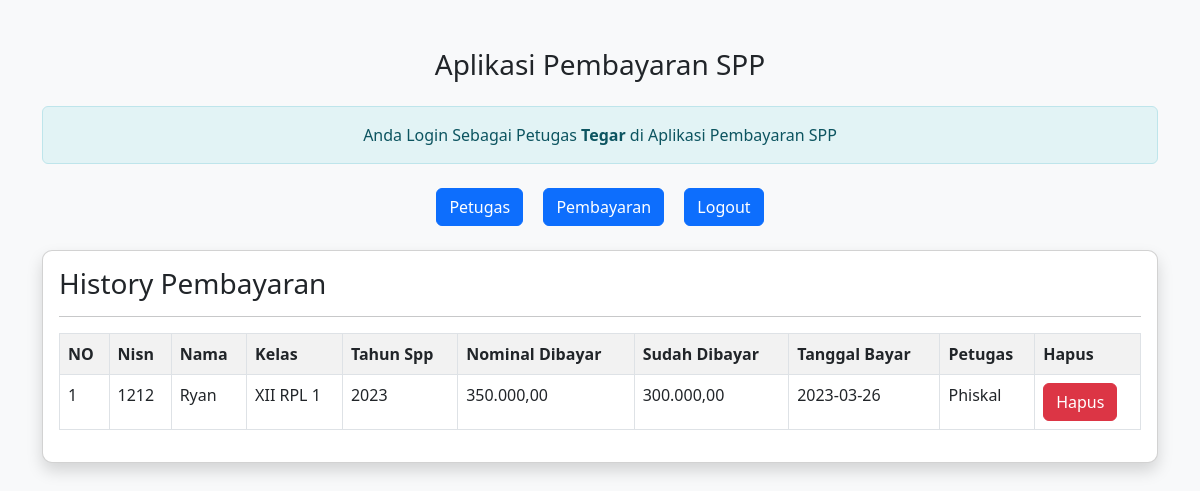
The page /spp-ilham/petugas/petugas.php?url=history-pembayaran&nisn=1212 (signed in) on the database its author committed.
### tables this page shows
CREATE TABLE `pembayaran` (
  `id_pembayaran` int(11) NOT NULL,
  `id_petugas` int(11) NOT NULL,
  `nisn` varchar(10) NOT NULL,
  `tgl_bayar` date NOT NULL,
  `bulan_dibayar` varchar(8) NOT NULL,
  `tahun_dibayar` varchar(4) NOT NULL,
  `id_spp` int(11) NOT NULL,
  `jumlah_bayar` int(11) NOT NULL
);

CREATE TABLE `siswa` (
  `nisn` char(10) NOT NULL,
  `nis` char(8) NOT NULL,
  `nama` varchar(35) NOT NULL,
  `id_kelas` int(11) NOT NULL,
  `alamat` text NOT NULL,
  `no_telp` varchar(13) NOT NULL,
  `id_spp` int(11) NOT NULL
);

CREATE TABLE `kelas` (
  `id_kelas` int(11) NOT NULL,
  `nama_kelas` varchar(10) NOT NULL,
  `kompetensi_keahlian` varchar(50) NOT NULL
);

CREATE TABLE `spp` (
  `id_spp` int(11) NOT NULL,
  `tahun` int(11) NOT NULL,
  `nominal` int(11) NOT NULL
);

CREATE TABLE `petugas` (
  `id_petugas` int(11) NOT NULL,
  `username` varchar(25) NOT NULL,
  `password` varchar(32) NOT NULL,
  `nama_petugas` varchar(35) NOT NULL,
  `level` enum('admin','petugas') NOT NULL
);

### spp-ilham/petugas/history-pembayaran.php (the view)
<?php
$nisn = $_GET['nisn'];
?>
<h3>History Pembayaran</h3>
<hr>
<table class="table table-striped table-bordered">
    <tr class="fw-bold">
        <td>NO</td>
        <td>Nisn</td>
        <td>Nama</td>
        <td>Kelas</td>
        <td>Tahun Spp</td>
        <td>Nominal Dibayar</td>
        <td>Sudah Dibayar</td>
        <td>Tanggal Bayar</td>
        <td>Petugas</td>
        <td>Hapus</td>
</tr>
<?php
include'../koneksi.php';
$no=1;
$sql="SELECT*FROM pembayaran,siswa,kelas,spp,petugas WHERE pembayaran.nisn=siswa.nisn AND siswa.id_kelas=kelas.id_kelas AND pembayaran.id_spp=spp.id_spp AND pembayaran.id_petugas=petugas.id_petugas AND pembayaran.nisn='$nisn' ORDER BY tgl_bayar DESC";
$query =mysqli_query($koneksi,$sql);
foreach($query as $data){
    ?>
    <tr>
    <td><?= $no++; ?></td>
    <td><?= $data['nisn'] ?></td>
    <td><?= $data['nama'] ?></td>
    <td><?= $data['nama_kelas'] ?></td>
    <td><?= $data['tahun'] ?></td>
    <td><?= number_format($data['nominal'],2,',','.' );?>
    <td><?= number_format($data['jumlah_bayar'],2,',','.' );?></td>
    <td><?= $data['tgl_bayar'] ?></td>
    <td><?= $data['nama_petugas'] ?></td>
    <td>
    <a href="?url=hapus-pembayaran&id_pembayaran=<?= $data['id_pembayaran'] ?>" class='btn btn-danger'>Hapus</a>
    </td>
    </tr>
    <?php } ?>
</table>

### spp-ilham/petugas/petugas.php (style rules this page uses)
body { background-color: #f8f9fa; }

### rows shown on the page
pembayaran: siswa.nisn "1212", siswa.nama "Ryan", kelas.nama_kelas "XII RPL 1", id_spp.tahun "2023", id_spp.nominal "350.000,00", jumlah_bayar "300.000,00", tgl_bayar "2023-03-26", id_petugas.nama_petugas "Phiskal"

### other values the page prints
$_SESSION['nama_petugas'] "Tegar"
